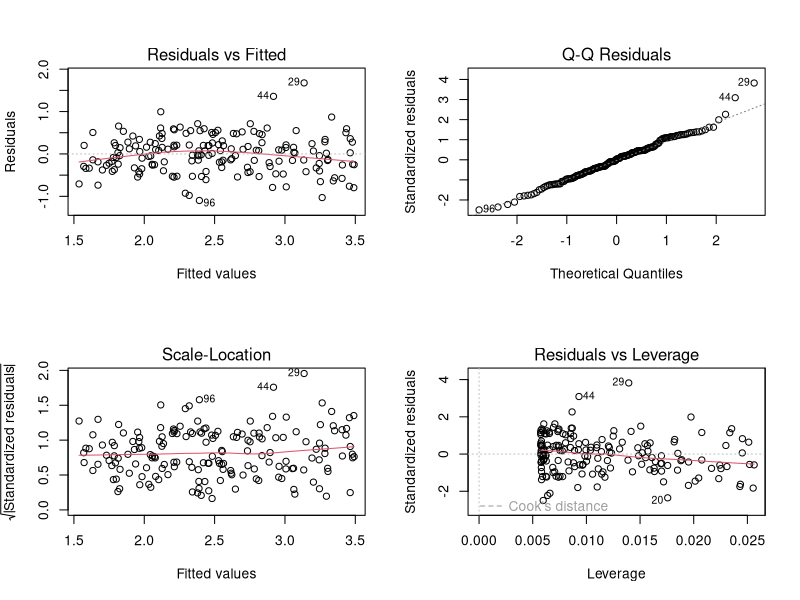

This chart was generated by the following R code: (Note: this script raises an error after producing the figure.)
## ---- chunk 1
hands <- read.csv("data/hands.csv")

## rename variables (odd original coding)
colnames(hands) <- c("time","speed","age","dominant","gender",
                     "HD","handUsed") 
hands$dominant <- factor(hands$dominant)
hands$gender <- factor(hands$gender)
hands$HD <- factor(hands$HD)
hands$handUsed <- factor(hands$handUsed)
## ---- chunk 2
lm.hand <- lm(speed~age, data = hands)
par(mfrow=c(2,2))
plot(lm.hand)
## ---- chunk 3
qt(0.95+0.025, 172) #95% t* multiplier 
## ---- chunk 4
ggplot(data = hands,   #This is the data set
       aes(x = age, y = speed, color = dominant))+  #Specify variables
  geom_point(aes(pch = dominant)) +  #Add scatterplot of points
  labs(x = "Age (yrs)",  #Label x-axis
       y = "Speed (sec/peg)",  #Label y-axis
       legend = "Dominant hand",  #Label your legend
       title = "Scatterplot of Age vs. Speed") + #Be sure to tile your plots
  geom_smooth(method = "lm", se = FALSE)  #Add regression line
